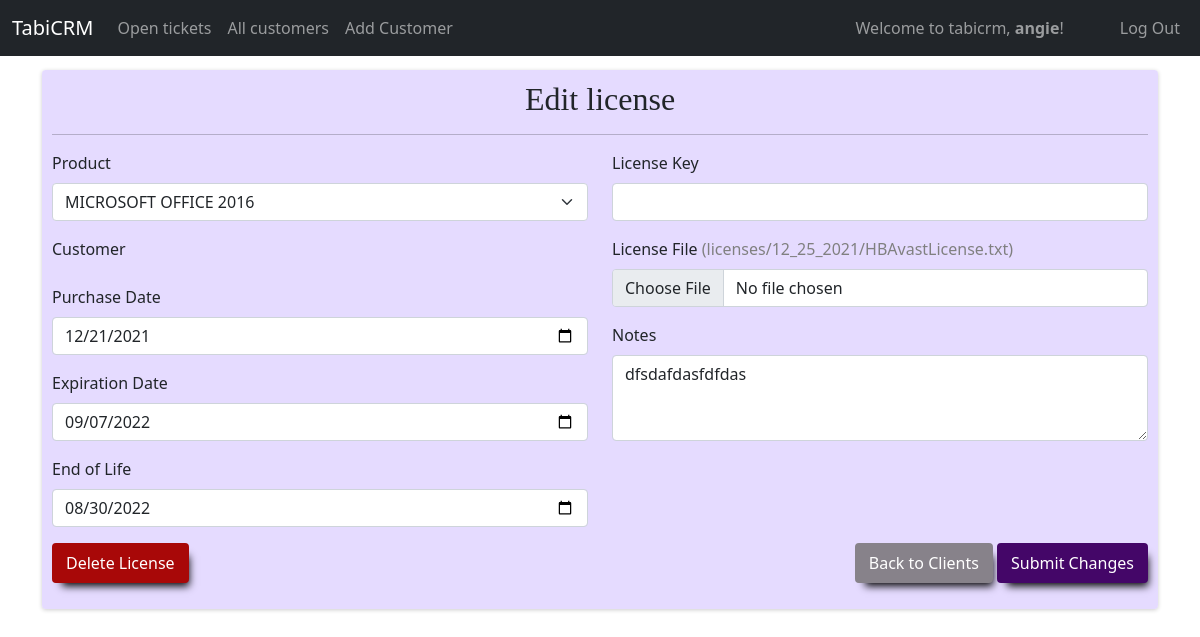
Screenshot of /edit_license/2 (signed in) with the database file from the repository.
### tabicrm/models.py (models this page shows, shortened)
class User(AbstractUser):
    id = models.AutoField(primary_key=True)
    role = models.CharField(max_length=64)
    title = models.CharField(max_length=64, null=True, blank=True)
    department = models.CharField(max_length=64, null=True, blank=True)
    extension = models.CharField(max_length=64, null=True, blank=True)
    cellphone = models.CharField(max_length=64, null=True, blank=True)
    street = models.CharField(max_length=64, null=True, blank=True)
    city = models.CharField(max_length=64, null=True, blank=True)
    state = models.CharField(max_length=64, null=True, blank=True)
    zip = models.CharField(max_length=64, null=True, blank=True)
    country = models.CharField(max_length=64, null=True, blank=True)

class License(models.Model):
    AVAST_PRO = 'AVAST PRO'
    AVAST_ENDPOINT = 'AVAST ENDPOINT'
    MALWAREBYTES = 'MALWAREBYTES'
    MICROSOFT_OFFICE_2010 = 'MICROSOFT OFFICE 2010'
    MICROSOFT_OFFICE_2013 = 'MICROSOFT OFFICE 2013'
    MICROSOFT_OFFICE_2016 = 'MICROSOFT OFFICE 2016'
    MICROSOFT_OFFICE_2019 = 'MICROSOFT OFFICE 2019'
    MICROSOFT_OFFICE_365 = 'MICROSOFT OFFICE 365'
    PRODUCT_CHOICES = [
        (AVAST_PRO, 'AVAST PRO'),
        (AVAST_ENDPOINT , 'AVAST ENDPOINT'),
        ( MALWAREBYTES, 'MALWAREBYTES'),
        ( MICROSOFT_OFFICE_2010,'MICROSOFT OFFICE 2010' ),
        ( MICROSOFT_OFFICE_2013,'MICROSOFT OFFICE 2013' ),
        (MICROSOFT_OFFICE_2016 , 'MICROSOFT OFFICE 2016'),
        ( MICROSOFT_OFFICE_2019, 'MICROSOFT OFFICE 2019'),
        ( MICROSOFT_OFFICE_365, 'MICROSOFT OFFICE 365'),
    ]
    id = models.AutoField(primary_key=True)
    product = models.CharField(max_length=255, choices=PRODUCT_CHOICES, default=AVAST_PRO) # microsoft, avast, etc
    purchase_date = models.DateField(default=timezone.now)
    expiration_date = models.DateField(blank=True, null=True, )
    customer = models.ForeignKey(Customer, on_delete=models.CASCADE, related_name="license_customer")
    license_key = models.CharField(max_length=255,blank=True, null=True)
    license_file = models.FileField(upload_to='licenses/%m_%d_%Y', blank=True)
    notes = models.TextField(blank=True, null=True)
    end_of_life = models.DateField(blank=True, null=True)
    added_by = models.ForeignKey(User, on_delete=SET_NULL, related_name="license_addedby", blank=True, null=True)

### tabicrm/views/license.py (the view, shortened to what this page needs)
# urls.py: path("edit_license/<int:id>", views.edit_license, name="edit_license"),
@login_required
def edit_license(request, id):
    if request.method == "GET":
        license = License.objects.get(id = id)
        console.log(license.license_file)
        form = forms.NewLicenseForm(initial={
           'product': license.product,
           'purchase_date': license.purchase_date,
           'expiration_date' : license.expiration_date,
           'customer' : license.customer,
           'license_key' : license.license_key,
           'license_file' : license.license_file,
           'notes' : license.notes,
           'end_of_life' : license.end_of_life
        })
        return render(request, "tabicrm/edit_license.html", {'form': form, 'license_name': license.license_file, 'license_id': id})

### tabicrm/forms.py
class NewLicenseForm(ModelForm):
    class Meta:
        model = License
        fields = ('product', 'purchase_date', 'expiration_date', 'license_key', 'license_file', 'notes','end_of_life')
        widgets = {
            'product': Select(attrs={'class': "form-select mb-2", 'placeholder': ""}),
            'purchase_date' : DateInput(attrs={'class': "form-control mb-2", 'placeholder': ""}),
            'expiration_date': DateInput(attrs={'class': "form-control mb-2", 'placeholder': ""}),
            'license_key': TextInput(attrs={'class': "form-control mb-2", 'placeholder': ""}),
            'license_file': FileInput(attrs={'class': "form-control mb-2", 'placeholder': ""}),
            'notes': Textarea(attrs={'rows': 3,'class': "form-control mb-2", 'placeholder': ""}),
            'end_of_life': DateInput(attrs={'class': "form-control mb-2", 'placeholder': ""}),
        }

### tabicrm/util/angie.py (called while the page is built)
    @staticmethod
    def log(item):
        print(item)

### tabicrm/templates/tabicrm/edit_license.html (shortened to what this page needs)
{% extends "tabicrm/layout.html" %}
{% load static %}
{% load humanize %}
{% block body %}
<div class="container">
    <div class="form-background mb-5">
        <h2 class=" baskerville-font text-center">Edit license</h2>
        <hr>
        <form action="{% url 'edit_license' license_id %}" method="POST" enctype="multipart/form-data">
            <div class="row">
                <div class="col-12 col-lg-6">
                    <div class="mb-3">
                        <label for="product" class="form-label">Product</label>
                        {{form.product}}
                    </div>
                    <div class="mb-3">
                        <label for="customer" class="form-label">Customer</label>
                    </div>
                    <div class="mb-3">
                        <label for="purchase_date" class="form-label">Purchase Date</label>
                        {{form.purchase_date}}
                    </div>
                    <div class="mb-3">
                        <label for="expiration_date" class="form-label">Expiration Date</label>
                        {{form.expiration_date}}
                    </div>
                    <div class="mb-3">
                        <label for="end_of_life" class="form-label">End of Life</label>
                        {{form.end_of_life}}
                    </div>
                </div>
                <div class="col-12 col-lg-6">
                    <div class="mb-3">
                        <label for="license_key" class="form-label">License Key</label>
                        {{form.license_key}}
                    </div>
                    <div class="mb-3">
                        <label for="license_file" class="form-label">License File
                            <a href="{% url 'download_license' license_id %}" class="frontend-link" download>({{license_name}})</a>
                        </label>
                        {{form.license_file}}
                    </div>
                    <div class="mb-3">
                        <label for="notes" class="form-label">Notes</label>
                        {{form.notes}}
                    </div>
                </div>
            </div>
            <div class="mb-3">
                <button type="button" class="btn btn-stop" onclick="showConfirmDeleteModal()">Delete License</button>
                <span class="float-end">
                    <a href="{% url 'index' %}" class="btn btn-silver">Back to Clients</a>
                    <button type="submit" class="btn btn-logo">Submit Changes</button>
                </span>
            </div>
        </form>
    </div>
</div>
{% endblock %}

### tabicrm/templates/tabicrm/layout.html (shortened to what this page needs)
{% load static %}
<!DOCTYPE html>
<html lang="en">
<head>
    <link href="https://cdn.jsdelivr.net/npm/bootstrap@5.1.3/dist/css/bootstrap.min.css" rel="stylesheet">
    <link rel="stylesheet" href="https://maxst.icons8.com/vue-static/landings/line-awesome/line-awesome/1.3.0/css/line-awesome.min.css">
    <link href="{% static 'tabicrm/styles.css' %}" rel="stylesheet">
    <link rel="stylesheet" href="https://cdn.datatables.net/1.11.3/css/jquery.dataTables.min.css">
</head>
<body>
    <nav class="navbar navbar-expand-xl navbar-dark bg-dark mb-5 fixed-top">
        <div class="container-fluid">
            <a class="navbar-brand" href="{% url 'index' %}">TabiCRM</a>
            <div class="collapse navbar-collapse" id="navbarText">
                <ul class="navbar-nav me-auto mb-2 mb-lg-0">
                    {% if user.is_authenticated %}
                    <li class="nav-item {% if navadd_customer %}active{% endif %}">
                        <a class="nav-link" href="{% url 'all_customers' %}">Open tickets</a>
                    </li>
                    <li class="nav-item {% if navadd_customer %}active{% endif %}">
                        <a class="nav-link" href="{% url 'all_customers' %}">All customers</a>
                    </li>
                    <li class="nav-item {% if navadd_customer %}active{% endif %}">
                        <a class="nav-link" href="{% url 'add_customer' %}">Add Customer</a>
                    </li>
                    {% endif %}
                </ul>
                <span class="navbar-text me-5">
                    {% if user.is_authenticated %}
                    Welcome to tabicrm, <strong>{{ user.username }}</strong>!
                    {% endif %}
                </span>
                <ul class="navbar-nav  mb-2 mb-lg-0">
                    {% if user.is_authenticated %}
                    <li class="nav-item">
                        <a class="nav-link" href="{% url 'logout' %}">Log Out</a>
                    </li>
                    {% else %}
                    <li class="nav-item">
                        <a class="nav-link {% if navlogin %}active{% endif %}" href="{% url 'login' %}">Log In</a>
                    </li>
                    {% endif %}
                </ul>
            </div>
        </div>
    </nav>
    <div class="container-fluid">
        {% block body %}
        {% endblock %}
    </div>
</body>
</html>

### tabicrm/static/tabicrm/styles.css (style rules this page uses)
.baskerville-font { font-family: 'Libre Baskerville', serif; }
body { margin-top: 70px; }
.form-background { background-color: rgba(207, 189, 255, 0.548); padding: 10px; border-radius: 4px; box-shadow: 0 1px 4px rgba(0, 0, 0, 0.2); }
.btn-logo { border: 2px solid rgb(68, 6, 104); color: white; background-color: rgb(68, 6, 104); box-shadow: 5px 8px 8px -5px #000000; }
.btn-silver { border: 2px solid rgb(135, 130, 138); color: white; background-color: rgb(135, 130, 138); box-shadow: 5px 8px 8px -5px #000000; }
.btn-stop { border: 2px solid rgb(168, 8, 8); color: white; background-color: rgb(168, 8, 8); box-shadow: 5px 8px 8px -5px #000000; }
.frontend-link { color:gray; text-decoration: none; font-size:medium; }

### rows the page displays
User: username "angie"
License: product "MICROSOFT OFFICE 2016", purchase_date "12/21/2021", expiration_date "09/07/2022", end_of_life "08/30/2022", license_file "licenses/12_25_2021/HBAvastLicense.txt", notes "dfsdafdasfdfdas"
